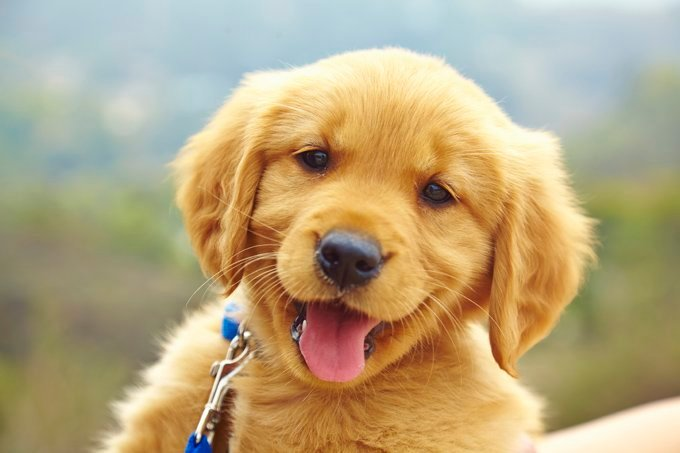
#> input picture Lab_1/res/puppy.jpg, 680 x 453 px
$ python noise.py
#> lines starting #> are read from the running program, lines starting #| are printed output that depends on the picture
### Lab_1/utils.py
import numpy as np
from PIL import Image


def read_img_mono(path):
    # The L flag converts it to 1 channel.
#> called with path = 'res/puppy.jpg'
    img = Image.open(path).convert(mode="L")
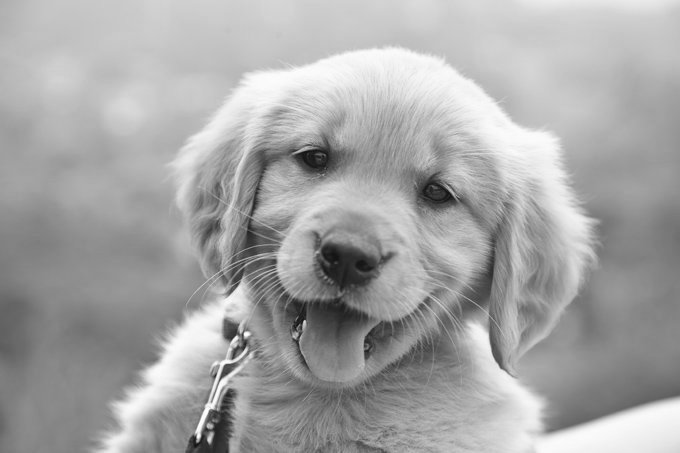
#> img: PIL image 680x453 L; min 16, max 254, mean 166.4
    return np.asarray(img)


def display_img(ndarray):
    Image.fromarray(ndarray.clip(0, 255).astype(np.uint8)).show()


def save_img(ndarray, path):
    Image.fromarray(ndarray.clip(0, 255).astype(np.uint8)).save(path)

### Lab_1/noise.py
import numpy as np
from scipy.ndimage.filters import median_filter, gaussian_filter
from scipy.signal import convolve2d, correlate2d
from skimage.util import random_noise

from utils import read_img_mono, display_img, save_img


def box_filter(dim):
    return np.ones((dim, dim)) * 1 / dim ** 2


img = read_img_mono("res/puppy.jpg")
display_img(img)

#img_sp_noise = generate_salt_and_pepper_noise(img)
#> (the run stopped early here; a loop or call above may not have finished)
